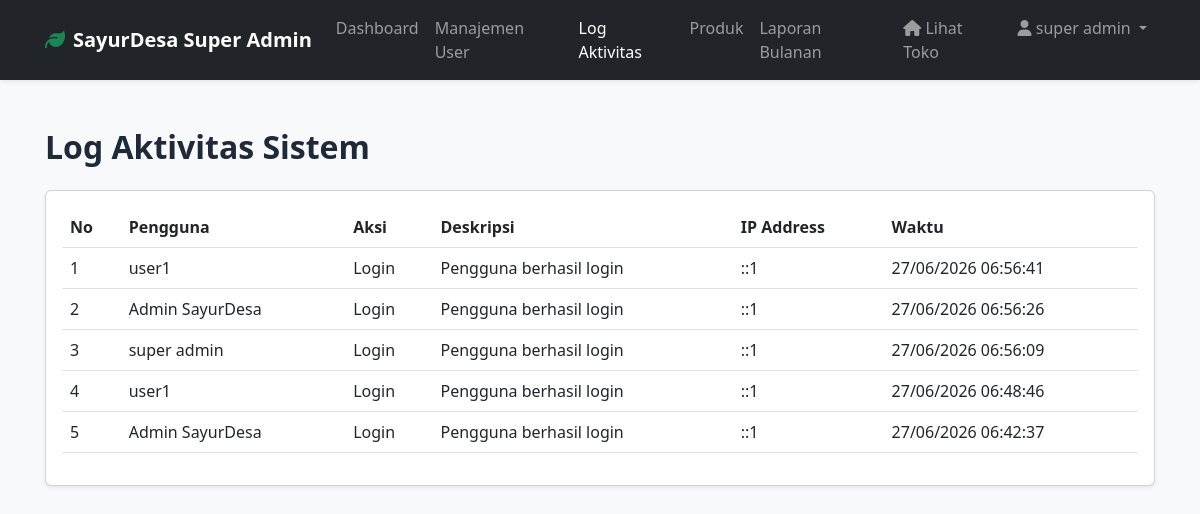
/super_admin/activity_logs.php (signed in), run on the app's committed database.
### tables this page shows
CREATE TABLE `activity_logs` (
  `id` int(11) NOT NULL,
  `action` varchar(255) NOT NULL,
  `description` text DEFAULT NULL,
  `created_at` timestamp NOT NULL DEFAULT current_timestamp(),
  `user_id` int(11) DEFAULT NULL,
  `ip_address` varchar(45) DEFAULT NULL
);

CREATE TABLE `users` (
  `id` int(11) NOT NULL,
  `name` varchar(100) NOT NULL,
  `email` varchar(100) NOT NULL,
  `password` varchar(255) NOT NULL,
  `phone` varchar(20) DEFAULT NULL,
  `role` enum('super_admin','admin','pelanggan') DEFAULT 'pelanggan',
  `created_at` timestamp NOT NULL DEFAULT current_timestamp(),
  `is_active` tinyint(1) NOT NULL DEFAULT 1,
  `profile_picture` varchar(255) DEFAULT 'default.jpg'
);

### super_admin/activity_logs.php (the view, shortened to what this page needs)
<?php
require_once '../config/config.php';
$page = isset($_GET['page']) ? (int)$_GET['page'] : 1;
$per_page = 20;
$offset = ($page - 1) * $per_page;
$logs = [];
try {
    $stmt = $pdo->query("SELECT a.*, u.name as user_name FROM activity_logs a JOIN users u ON a.user_id = u.id ORDER BY a.created_at DESC LIMIT $per_page OFFSET $offset");
    $logs = $stmt->fetchAll();
} catch (PDOException $e) {
}
require_once 'header.php';
?>
        <h2 class="fw-bold mb-4">Log Aktivitas Sistem</h2>
        <div class="card shadow-sm">
            <div class="card-body">
                <div class="table-responsive">
                    <table class="table">
                        <thead>
                            <tr>
                                <th>No</th>
                                <th>Pengguna</th>
                                <th>Aksi</th>
                                <th>Deskripsi</th>
                                <th>IP Address</th>
                                <th>Waktu</th>
                            </tr>
                        </thead>
                        <tbody>
                            <?php $no = $offset + 1; ?>
                            <?php foreach ($logs as $log): ?>
                                <tr>
                                    <td><?php echo $no++; ?></td>
                                    <td><?php echo htmlspecialchars($log['user_name']); ?></td>
                                    <td><?php echo htmlspecialchars($log['action']); ?></td>
                                    <td><?php echo htmlspecialchars($log['description'] ?? '-'); ?></td>
                                    <td><?php echo htmlspecialchars($log['ip_address']); ?></td>
                                    <td><?php echo date('d/m/Y H:i:s', strtotime($log['created_at'])); ?></td>
                                </tr>
                            <?php endforeach; ?>
                        </tbody>
                    </table>
                </div>
            </div>
        </div>
<?php require_once 'footer.php'; ?>

### assets/css/style.css (style rules this page uses)
:root { --primary-color: #22c55e; --primary-dark: #16a34a; --primary-darker: #15803d; --secondary-color: #fbbf24; --secondary-dark: #f59e0b; --success-color: #22c55e; --warning-color: #fbbf24; --danger-color: #ef4444; --info-color: #3b82f6; --text-dark: #1f2937; --text-muted: #6b7280; --bg-light: #f0fdf4; }
* { margin: 0; padding: 0; box-sizing: border-box; }
html, body { width: 100%; max-width: 100vw; overflow-x: hidden; }
body { font-family: 'Segoe UI', Tahoma, Geneva, Verdana, sans-serif; color: var(--text-dark); }

### data on the page
activity_logs: user.name "user1", action "Login", description "Pengguna berhasil login", ip_address "::1", created_at "27/06/2026 06:56:41"
activity_logs: user.name "Admin SayurDesa", action "Login", description "Pengguna berhasil login", ip_address "::1", created_at "27/06/2026 06:56:26"
activity_logs: user.name "super admin", action "Login", description "Pengguna berhasil login", ip_address "::1", created_at "27/06/2026 06:56:09"
activity_logs: user.name "user1", action "Login", description "Pengguna berhasil login", ip_address "::1", created_at "27/06/2026 06:48:46"
activity_logs: user.name "Admin SayurDesa", action "Login", description "Pengguna berhasil login", ip_address "::1", created_at "27/06/2026 06:42:37"

### other printed values
$_SESSION['name'] "super admin"
